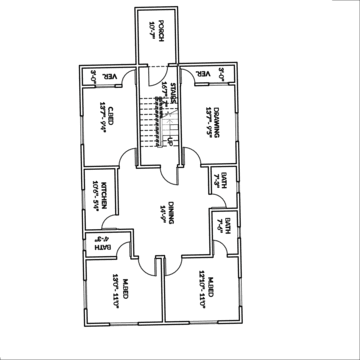
#> input picture Labs/Lab3/blueprint.jpg, 360 x 360 px
$ python task7.py
#> lines starting #> are read from the running program, lines starting #| are printed output that depends on the picture; long printed decimals are rounded
import cv2
import numpy as np
import matplotlib.pyplot as plt

image = cv2.imread("blueprint.jpg")
#> image is the input picture: shape (360, 360, 3); mean B, G, R 243.2, 243.2, 243.2

if image is None:
    print("Error: blueprint.jpg not found")
else:
    height, width = image.shape[:2]
#> height = 360; width = 360

    # 3 landmarks in the good image
    src = np.float32([
        [0, 0],
        [width - 1, 0],
        [0, height - 1]
    ])
#> src = [[0, 0], [359, 0], [0, 359]]

    # Where those same 3 landmarks ended up after the glitch
    dst = np.float32([
        [60, 30],
        [width - 80, 90],
        [40, height - 60]
    ])
#> dst = [[60, 30], [280, 90], [40, 300]]

    # Make the glitched version so we have something to fix
    M_glitch = cv2.getAffineTransform(src, dst)
    glitched = cv2.warpAffine(image, M_glitch, (width, height))
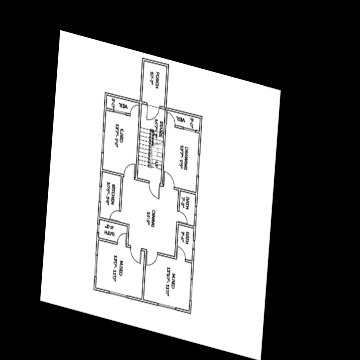
#> glitched: shape (360, 360, 3); mean B, G, R 114.4, 114.4, 114.4

    # Solve the other way round to undo it
    M_fix = cv2.getAffineTransform(dst, src)
    print("Affine matrix that fixes it:\n", M_fix)
#| Affine matrix that fixes it:
#|  [[  1.600   0.1185 -99.525]
#|  [ -0.3554   1.303 -17.772]]

    print("\nThe 6 unknowns we solved for:")
    print("a =", M_fix[0, 0], " b =", M_fix[0, 1], " tx =", M_fix[0, 2])
#| a = 1.600  b = 0.1185  tx = -99.525
    print("c =", M_fix[1, 0], " d =", M_fix[1, 1], " ty =", M_fix[1, 2])
#| c = -0.3554  d = 1.303  ty = -17.772

    fixed = cv2.warpAffine(glitched, M_fix, (width, height))
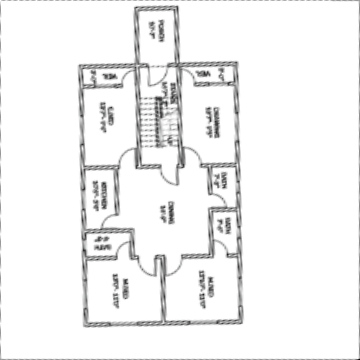
#> fixed: shape (360, 360, 3); mean B, G, R 242.6, 242.6, 242.6

    plt.figure(figsize=(15, 5))

    plt.subplot(1, 3, 1)
    plt.imshow(cv2.cvtColor(image, cv2.COLOR_BGR2RGB))
    plt.title("Original Blueprint")
    plt.axis("off")

    plt.subplot(1, 3, 2)
    plt.imshow(cv2.cvtColor(glitched, cv2.COLOR_BGR2RGB))
    plt.title("Glitched Transmission")
    plt.axis("off")

    plt.subplot(1, 3, 3)
    plt.imshow(cv2.cvtColor(fixed, cv2.COLOR_BGR2RGB))
    plt.title("Fixed with Affine Matrix")
    plt.axis("off")

    plt.tight_layout()
    plt.show()
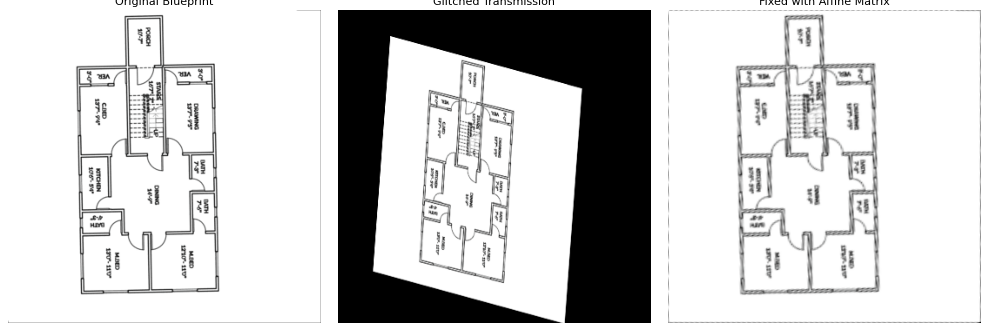
#> figure drawn by matplotlib, 3 panels
